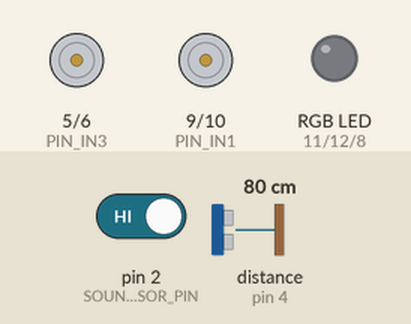
The sketch below on a simulated Arduino Uno, built with avr-gcc and run on an emulated ATmega328P. On the bench: motor-driver pin pairs drawn as motors (green arrow = first pin HIGH = forward, orange = second pin HIGH = backward, longer = more drive), an RGB LED mixed from three pins (HIGH = lit). Inputs (shaded band) come from the test bench; at power-on: pin 2 (SOUND_SENSOR_PIN) HIGH, distance to the obstacle (sensor on pin 4) 80 cm.

Above: at 1.2 s.
1.3 s: pin 2 (SOUND_SENSOR_PIN) driven LOW
At 3.3 s:
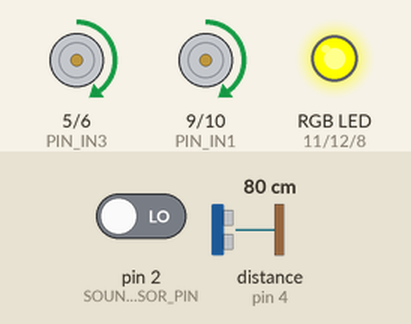
4.3 s: distance to the obstacle (sensor on pin 4) set to 83 cm
At 5.0 s:
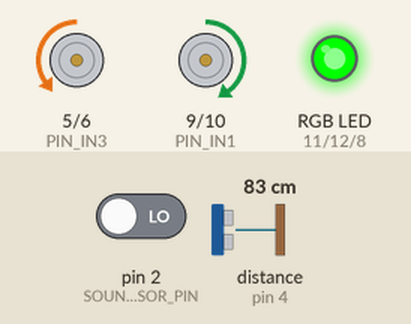
5.9 s: distance to the obstacle (sensor on pin 4) set to 2 cm
At 6.8 s:
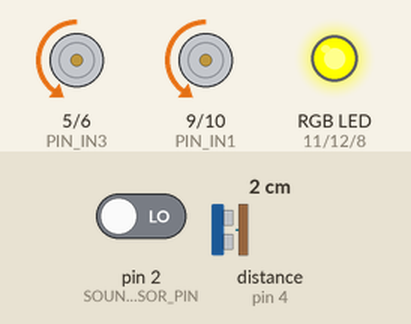
Timing chart, 0 to 8.9 s (numbered marks = the images above; inputs shaded):
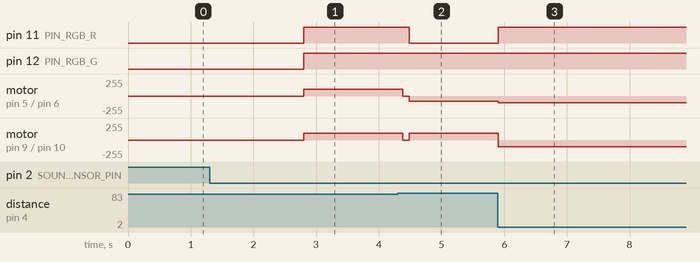

The sketch:

implementacaoRobo.ino
```cpp
#include <Ultrasonic.h>

#define PIN_IN1 9   // Motor direito
#define PIN_IN2 10  // Motor direito
#define PIN_IN3 5   // Motor esquerdo
#define PIN_IN4 6   // Motor esquerdo

// Pinos dos Sensores
#define SOUND_SENSOR_PIN 2
#define PIN_ULTRASSONIC 4

// Pinos do LED RGB
#define PIN_RGB_R 11 // Vermelho
#define PIN_RGB_G 12 // Verde
#define PIN_RGB_B 8  // Azul

// Variáveis de Controle
bool enginesRunning = false;
const unsigned long DELAY_DEBOUNCE = 1500;
const int safeDistanceCm = 80;
bool turnRight = true;
unsigned int currentSpeed = 80;
bool isDecrementing = false;

// Variáveis alteradas na interrupção (devem ser 'volatile')
volatile unsigned long lastClapTime = 0;
volatile unsigned long firstClapTime = 0;
volatile int countClap = 0;

Ultrasonic ultrasonic(PIN_ULTRASSONIC);

void setup() {
  pinMode(PIN_IN1, OUTPUT);
  pinMode(PIN_IN2, OUTPUT);
  pinMode(PIN_IN3, OUTPUT);
  pinMode(PIN_IN4, OUTPUT);

  pinMode(SOUND_SENSOR_PIN, INPUT);

  pinMode(PIN_RGB_R, OUTPUT);
  pinMode(PIN_RGB_G, OUTPUT);
  pinMode(PIN_RGB_B, OUTPUT);

  attachInterrupt(digitalPinToInterrupt(SOUND_SENSOR_PIN), registerClap, FALLING);

  stopEngines();
}

void loop() {
  processSoundCommands();
  avoidObstacles();
}

void registerClap() {
  unsigned long currentTime = millis();
  if ((currentTime - lastClapTime) > 150) {
    if (countClap == 0) {
      firstClapTime = currentTime;
    }
    countClap++;
    lastClapTime = currentTime;
  }
}

void processSoundCommands() {
  unsigned long currentTime = millis();

  if (countClap > 0 && (currentTime - firstClapTime > DELAY_DEBOUNCE)) {
    noInterrupts();
    int numberOfClaps = countClap;
    countClap = 0;
    interrupts();

    executeClapCommand(numberOfClaps);
  }
}

void executeClapCommand(int claps) {
  switch (claps) {
    case 1:
      togglePower();
      break;
    case 2:
      manualTurn();
      break;
    case 3:
      changeSpeed();
      break;
    default:
      break;
  }
}

void togglePower() {
  enginesRunning = !enginesRunning;
  if (enginesRunning) {
    setLedColor(false, true, false); // Verde
    startEngines(currentSpeed);
  } else {
    setLedColor(false, false, false); // Desligado
    stopEngines();
  }
}

void changeSpeed() {
  if (!enginesRunning) return;

  int controller = currentSpeed;

  if (isDecrementing) {
    setLedColor(true, false, false); // Vermelho
    for (int i = controller; i >= controller - 50; i -= 5) {
      int safeSpeed = (i < 80) ? 80 : i;
      startEngines(safeSpeed);
      currentSpeed = safeSpeed;
      delay(100);
      setLedColor(true, false, false);
      if (safeSpeed == 80) break;
    }
    if (currentSpeed <= 80) isDecrementing = false;
    setLedColor(false, true, false); // Verde
  } else {
    setLedColor(false, true, false); // Verde
    for (int i = controller; i <= controller + 50; i += 5) {
      int safeSpeed = (i > 200) ? 200 : i;
      startEngines(safeSpeed);
      currentSpeed = safeSpeed;
      delay(50);
      if (safeSpeed == 255) break;
    }
    if (currentSpeed >= 200) isDecrementing = true;
    setLedColor(false, true, false);
  }
}

void manualTurn() {
  if (!enginesRunning) return;
  turnRight = !turnRight;
  changeDirection(turnRight, currentSpeed);
}

void avoidObstacles() {
  if (!enginesRunning) return;

  long currentDistance = ultrasonic.MeasureInCentimeters();

  if (currentDistance > 0 && currentDistance <= safeDistanceCm) {
    setLedColor(true, true, false); // Amarelo

    detachInterrupt(digitalPinToInterrupt(SOUND_SENSOR_PIN));

    turnRight = !turnRight;
    spinRobot(turnRight);

    while(currentDistance > 0 && currentDistance <= safeDistanceCm) {
      delay(100);
      currentDistance = ultrasonic.MeasureInCentimeters();
    }

    stopEngines();
    delay(100);

    attachInterrupt(digitalPinToInterrupt(SOUND_SENSOR_PIN), registerClap, FALLING);

    setLedColor(false, true, false); // Verde
    startEngines(currentSpeed);
  }
}

// FUNÇÕES DOS MOTORES E LEDS
void setLedColor(bool red, bool green, bool blue) {
  digitalWrite(PIN_RGB_R, red ? HIGH : LOW);
  digitalWrite(PIN_RGB_G, green ? HIGH : LOW);
  digitalWrite(PIN_RGB_B, blue ? HIGH : LOW);
}

void setDirectionWheels(int IN1, int IN2, int IN3, int IN4) {
  analogWrite(PIN_IN1, IN1);
  analogWrite(PIN_IN2, IN2);
  analogWrite(PIN_IN3, IN3);
  analogWrite(PIN_IN4, IN4);
}

void startEngines(int speedPWM) {
  setDirectionWheels(speedPWM, 0, 0, speedPWM);
}

void stopEngines() {
  setDirectionWheels(0, 0, 0, 0);
}

void changeDirection(bool right, int speed) {
  setLedColor(true, true, false); // Amarelo
  stopEngines();
  delay(100);

  int turnSpeed = 100;

  if (right) {
    setDirectionWheels(0, turnSpeed, 0, turnSpeed);
  } else {
    setDirectionWheels(turnSpeed, 0, turnSpeed, 0);
  }

  delay(700);

  stopEngines();
  delay(100);

  setLedColor(false, true, false); // Verde
  startEngines(speed);
}

void spinRobot(bool right) {
  int turnSpeed = 100;

  if (right) {
    setDirectionWheels(0, turnSpeed, 0, turnSpeed);
  } else {
    setDirectionWheels(turnSpeed, 0, turnSpeed, 0);
  }
}
```

Measured:
- the behaviour switches between 80 and 81 cm on distance to the obstacle (sensor on pin 4) (found by bisection; images 1 and 2)
- after the input at 1.3 s, pin 11 (PIN_RGB_R), pin 12 (PIN_RGB_G): LOW → HIGH after 1.5 s; motor on pin 5 (PIN_IN3) / pin 6 (PIN_IN4), motor on pin 9 (PIN_IN1) / pin 10 (PIN_IN2): stopped → forward 100/255 after 1.5 s
- after the input at 4.3 s, pin 11 (PIN_RGB_R): HIGH → LOW after 0.19 s; motor on pin 5 (PIN_IN3) / pin 6 (PIN_IN4): forward 100/255 → stopped after 0.09 s, → backward 80/255 0.10 s later; motor on pin 9 (PIN_IN1) / pin 10 (PIN_IN2): forward 100/255 → stopped after 0.09 s, → forward 100/255 0.10 s later
- after the input at 5.9 s, pin 11 (PIN_RGB_R): LOW → HIGH at once; motor on pin 5 (PIN_IN3) / pin 6 (PIN_IN4): backward 80/255 → backward 100/255 at once; motor on pin 9 (PIN_IN1) / pin 10 (PIN_IN2): forward 100/255 → backward 100/255 at once
